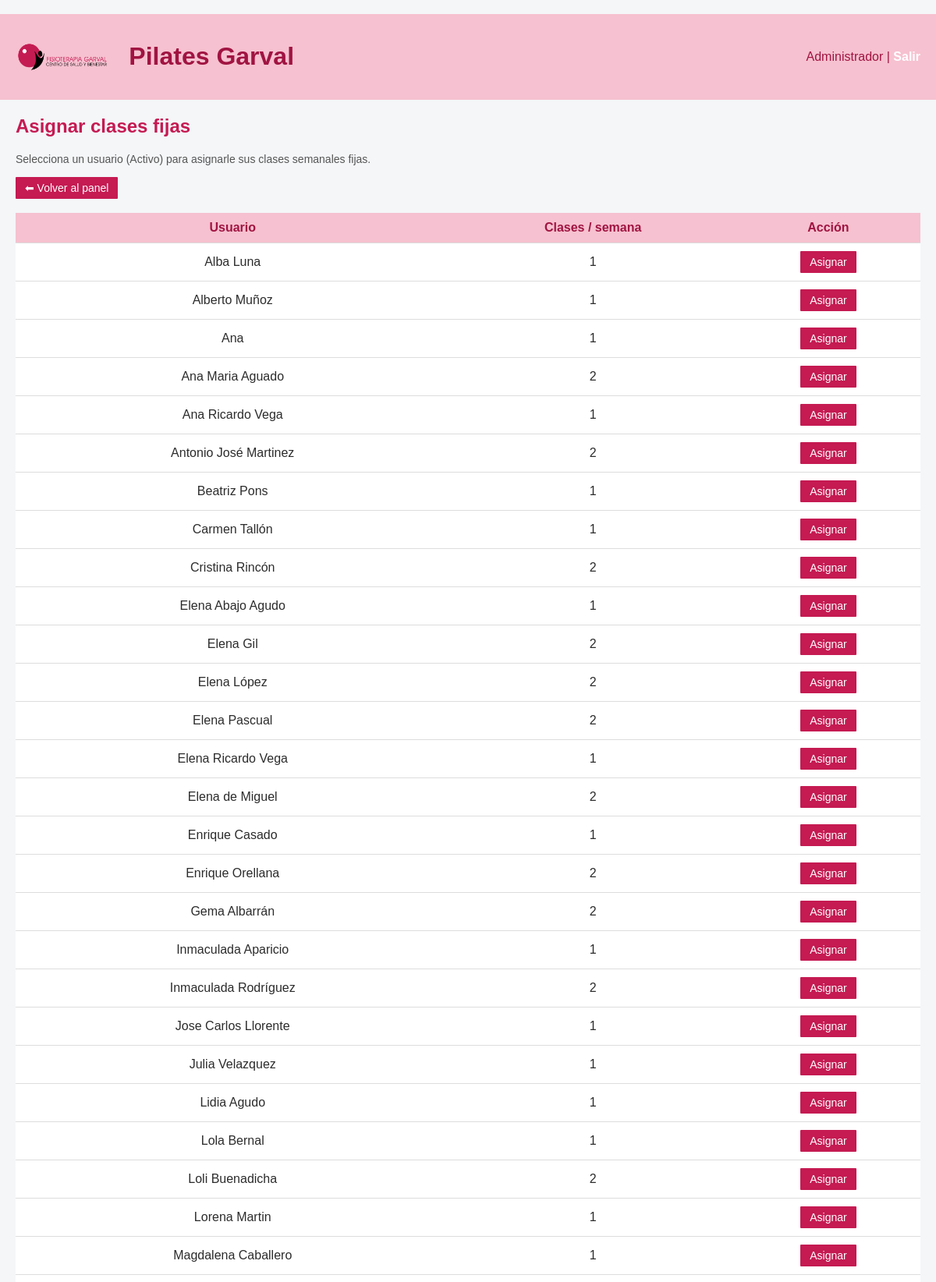
Page /admin/asignaciones (signed in, upper part) on the committed database.
### tables this page shows
CREATE TABLE "usuarios" (
	"id"	INTEGER,
	"nombre"	TEXT,
	"email"	TEXT,
	"rol"	TEXT,
	"clases_semana"	INTEGER,
	"password"	TEXT,
	"desactivo"	INTEGER,
	PRIMARY KEY("id" AUTOINCREMENT)
);

### app.py (the view)
@app.route("/admin/asignaciones")
@login_required
@role_required("admin")
def admin_asignaciones():
    if "rol" not in session or session["rol"] != "admin":
        abort(403)
    usuarios = obtener_usuarios()
    return render_template("asignaciones.html", usuarios=usuarios)

### auth.py (called while the page is built)
def login_required(f):
    @wraps(f)
    def wrapper(*args, **kwargs):
        if not session.get("user_id"):
            return redirect(url_for("login", next=request.path))
        return f(*args, **kwargs)
    return wrapper

def role_required(*roles):
    def deco(f):
        @wraps(f)
        def wrapper(*args, **kwargs):
            if not session.get("user_id"):
                return redirect(url_for("login", next=request.path))
            if session.get("rol") not in roles:
                abort(403)
            return f(*args, **kwargs)
        return wrapper
    return deco

### db.py (called while the page is built)
def conectar():
    return sqlite3.connect("clinica.db")

### usuarios.py (called while the page is built)
def obtener_usuarios():
    conn = conectar()
    c = conn.cursor()
    usuarios = c.execute("""
        SELECT id, nombre, clases_semana
        FROM usuarios
        WHERE rol = 'usuario' and desactivo = 0
        ORDER BY nombre
    """).fetchall()
    conn.close()
    return usuarios

### templates/asignaciones.html (shortened to what this page needs)
﻿{% extends "base.html" %}
{% block content %}
<h2>Asignar clases fijas</h2>
<p class="info-clases">
    Selecciona un usuario (Activo) para asignarle sus clases semanales fijas.
</p>
<a href="/admin" class="boton boton-secundario">⬅ Volver al panel</a>
<br />
<br />
{% if usuarios %}
<table>
    <thead>
        <tr>
            <th>Usuario</th>
            <th>Clases / semana</th>
            <th>Acción</th>
        </tr>
    </thead>
    <tbody>
        {% for u in usuarios %}
        <tr>
            <td>{{ u[1] }}</td>
            <td>{{ u[2] }}</td>
            <td class="acciones">
                <a class="boton"
                   href="/admin/asignaciones/{{ u[0] }}">
                    Asignar
                </a>
            </td>
        </tr>
        {% endfor %}
    </tbody>
</table>
{% else %}
<p>No hay usuarios disponibles.</p>
{% endif %}
{% endblock %}

### static/estilo.css (style rules this page uses)
:root { --primary: #c51a52; --primary-dark: #a01442; --primary-light: #f6c1d0; --bg: #f4f6f8; --text: #2c2c2c; }
body { font-family: Arial, sans-serif; margin: 0; background: var(--bg); color: var(--text); }
h2, h3 { color: var(--primary); margin-top: 0; }
table { width: 100%; border-collapse: collapse; background: white; margin-bottom: 25px; }
th, td { padding: 10px 12px; border-bottom: 1px solid #ddd; vertical-align: middle; text-align: center; }
th { background: var(--primary-light); color: var(--primary-dark); font-weight: bold; }
td.acciones { text-align: center; white-space: nowrap; }
a.boton, button { background: var(--primary); color: white; padding: 6px 12px; border-radius: 1px; text-decoration: none; font-size: 14px; display: inline-block; }
.boton-secundario { background: #ddd; color: #333; padding: 10px 14px; border-radius: 4px; text-decoration: none; text-align: center; }
td:last-child { text-transform: capitalize; }
.info-clases { margin-top: 5px; margin-bottom: 15px; color: #555; font-size: 14px; }

### rows in the picture
usuarios: nombre "Alba Luna", clases_semana "1"
usuarios: nombre "Alberto Muñoz", clases_semana "1"
usuarios: nombre "Ana", clases_semana "1"
usuarios: nombre "Ana Maria Aguado", clases_semana "2"
usuarios: nombre "Ana Ricardo Vega", clases_semana "1"
usuarios: nombre "Antonio José Martinez", clases_semana "2"
usuarios: nombre "Beatriz Pons", clases_semana "1"
usuarios: nombre "Carmen Tallón", clases_semana "1"
usuarios: nombre "Cristina Rincón", clases_semana "2"
usuarios: nombre "Elena Abajo Agudo", clases_semana "1"
usuarios: nombre "Elena Gil", clases_semana "2"
usuarios: nombre "Elena López", clases_semana "2"
usuarios: nombre "Elena Pascual", clases_semana "2"
usuarios: nombre "Elena Ricardo Vega", clases_semana "1"
usuarios: nombre "Elena de Miguel", clases_semana "2"
usuarios: nombre "Enrique Casado", clases_semana "1"
usuarios: nombre "Enrique Orellana", clases_semana "2"
usuarios: nombre "Gema Albarrán", clases_semana "2"
usuarios: nombre "Inmaculada Aparicio", clases_semana "1"
usuarios: nombre "Inmaculada Rodríguez", clases_semana "2"
usuarios: nombre "Jose Carlos Llorente", clases_semana "1"
usuarios: nombre "Julia Velazquez", clases_semana "1"
usuarios: nombre "Lidia Agudo", clases_semana "1"
usuarios: nombre "Lola Bernal", clases_semana "1"
usuarios: nombre "Loli Buenadicha", clases_semana "2"
usuarios: nombre "Lorena Martin", clases_semana "1"
usuarios: nombre "Magdalena Caballero", clases_semana "1"

### other values in the picture
{{ session.nombre }} "Administrador"
